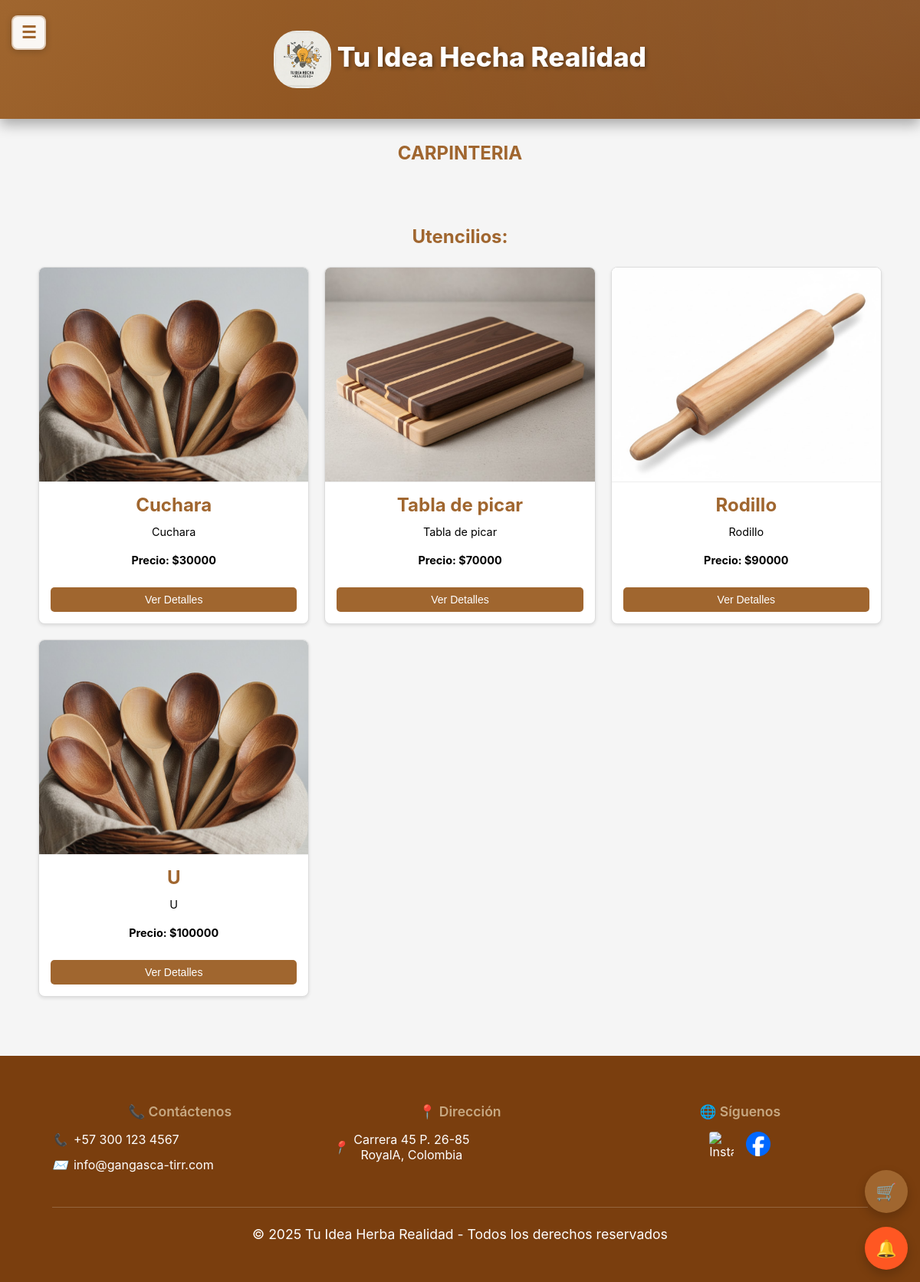
The page /tapiceria/ on the database its author committed.
### core/models.py (models this page shows)
class Utensilios(models.Model):
    nombre6 = models.CharField(max_length=100)
    descripcion6 = models.CharField(max_length=250, default='', blank=True,null=True)
    precio6 = models.DecimalField(max_digits=10, decimal_places=2)
    imagen6 = models.ImageField(upload_to='uploads/productos/')
    cantidad_disponible = models.IntegerField(default=0)
    is_active = models.BooleanField(default=True)

### Productos/views.py (the view)
# urls.py: path('tapiceria/', views.tapiceria, name='tapiceria'),
def tapiceria(request):
    usernameCliente = request.session.get('usernameCliente')
    usuario = None
    if usernameCliente:
        try:
            usuario = UserClientes.objects.get(usernameCliente=usernameCliente)
        except UserClientes.DoesNotExist:
            pass
    utensilios = Utensilios.objects.filter(is_active=True)
    context = {
        'utensilios': utensilios,
        'usuario': usuario
    }
    return render(request, "Productos/tapiceria.html", context)

### core/context_processors.py (called while the page is built, shortened)
def idea_notifications(request):
    username_cliente = request.session.get('usernameCliente')
    username_empresa = request.session.get('usernameEmpresa')
    has_notif = False
    try:
        if username_cliente:
            has_notif = MensajeIdea.objects.filter(
                idea__autor=username_cliente,
                remitente_tipo='empresa',
                leido=False
            ).exists()
    except Exception as e:
        print(f"Error en idea_notifications: {str(e)}")
        has_notif = False
    return {
        'has_idea_notifications': has_notif
    }

### Productos/templates/Productos/tapiceria.html (shortened to what this page needs)
<!DOCTYPE html>
<html lang="es">
<head>
    {% load static %}
    <link rel="stylesheet" href="{% static 'Productos/css/styles1.css' %}">
    <link rel="stylesheet" href="{% static 'core/css/responsive.css' %}">
</head>
<body>
<div class="main-content-wrapper">
  <header>
    <button class="sidebar-toggle" onclick="toggleSidebar()">☰</button>
    <h1 class="div" style="text-align: center;">
      <img src="{% static 'core/img/Gemini_Generated_Image_tzay6utzay6utzay.jfif' %}" alt="Logo" width="75" height="75">
      Tu Idea Hecha Realidad
    </h1>
  </header>
<section>
    <div>
        <h2>CARPINTERIA</h2>
        <section class="seccion-at">
            <div>
                <div>
                    <div>
                        <div>
                            <div>
                                <h3>Utencilios:</h3>
                            </div>
                        </div>
                    </div>
                    <div class="contenedor-articulos" id="contenedorArticulos">
                        {% for utensilio in utensilios %}
                        <div class="articulo">
                            {% if utensilio.imagen6 %}
                            <img src="{{ utensilio.imagen6.url }}" alt="{{ utensilio.nombre6 }}">
                            {% else %}
                            <img src="{% static 'Productos/img/Cucharas.jpg' %}" alt="{{ utensilio.nombre6 }}">
                            {% endif %}
                            <div class="contenido-articulo">
                                <h3>{{ utensilio.nombre6 }}</h3>
                                <p>{{ utensilio.descripcion6 }}</p>
                                <p><strong>Precio: ${{ utensilio.precio6|floatformat:0 }}</strong></p>
                                <button class="btn-ver-detalles" onclick="mostrarDetalles('utensilio', {{ utensilio.id }}, '{{ utensilio.nombre6 }}', '{{ utensilio.descripcion6 }}', {{ utensilio.precio6 }}, '{% if utensilio.imagen6 %}{{ utensilio.imagen6.url }}{% else %}{% static 'Productos/img/Cucharas.jpg' %}{% endif %}')">Ver Detalles</button>
                            </div>
                        </div>
                        {% endfor %}
                    </div>
                </div>
            </div>
        </section>
    </div>
</section>
    <footer>
        <div class="footer-content">
            <div class="footer-section">
                <h3 class="footer-title">📞 Contáctenos</h3>
                <div class="footer-info">
                    <i>📞</i>
                    <span>+57 300 123 4567</span>
                </div>
                <div class="footer-info">
                    <i>✉️</i>
                    <span>info@gangasca-tirr.com</span>
                </div>
            </div>
            <div class="footer-section">
                <h3 class="footer-title">📍 Dirección</h3>
                <div class="footer-info">
                    <i>📍</i>
                    <span>Carrera 45 P. 26-85<br>RoyalA, Colombia</span>
                </div>
            </div>
            <div class="footer-section">
                <h3 class="footer-title">🌐 Síguenos</h3>
                <div class="footer-social">
                    <a href="https://www.instagram.com/tu_idea_hecha_realidad?igsh=Y3ByM2lyZGcwNHVy" class="social-icon-img" aria-label="Instagram">
                        <img src="{% static 'core/img/Instagram.webp' %}" alt="Instagram" class="social-logo" width="24" height="24">
                    </a>
                    <a href="https://www.facebook.com/share/1ACEVZbZHV/" class="social-icon-img" aria-label="Facebook">
                        <img src="{% static 'core/img/Facebook.png' %}" alt="Facebook" class="social-logo" width="24" height="24">
                    </a>
                </div>
            </div>
        </div>
        <div class="footer-bottom">
            <p>© 2025 Tu Idea Herba Realidad - Todos los derechos reservados</p>
        </div>
    </footer>
</div>
{% include 'core/floating_buttons.html' %}
{% include 'core/modal_notificaciones.html' %}
</body>
</html>

### core/static/core/css/responsive.css (style rules this page uses)
html { overflow-x: hidden; width: 100%; max-width: 100vw; }
body { overflow-x: hidden; width: 100%; max-width: 100vw; margin: 0; padding: 0; }
* { box-sizing: border-box; }
.sidebar-toggle { display: flex !important; position: fixed !important; top: 20px !important; left: 15px !important; z-index: 10003 !important; background: rgba(255, 255, 255, 0.95); color: #A0662F; border: 2px solid rgba(160, 102, 47, 0.3); width: 45px; height: 45px; border-radius: 8px; cursor: pointer; box-shadow: 0 2px 8px rgba(0, 0, 0, 0.2); transition: all 0.3s ease; font-size: 22px; align-items: center; justify-content: center; font-weight: bold; }
@media screen and (min-width: 1025px) and (max-width: 1366px) { .sidebar-toggle { display: flex !important; position: fixed !important; top: 20px !important; left: 15px !important; z-index: 10003 !important; align-items: center; justify-content: center; } }
@media screen and (min-width: 1025px) and (max-width: 1366px) { .main-content-wrapper { margin-left: 0 !important; width: 100% !important; padding: 0 20px 20px 20px; } }
@media screen and (min-width: 1025px) and (max-width: 1366px) { .contenedor-articulos { grid-template-columns: repeat(auto-fill, minmax(280px, 1fr)); gap: 20px; } }
@media screen and (min-width: 1025px) and (max-width: 1366px) { header h1 { font-size: 2.2rem; } }
@media screen and (min-width: 1025px) and (max-width: 1366px) { .footer-content { flex-direction: row; flex-wrap: wrap; gap: 2rem; } }
@media screen and (min-width: 1025px) and (max-width: 1366px) { .footer-section { flex: 1 1 30%; min-width: 200px; } }

### rows shown on the page
Utensilios: imagen6 (picture), nombre6 "Cuchara", descripcion6 "Cuchara", precio6 "30000"
Utensilios: imagen6 (picture), nombre6 "Tabla de picar", descripcion6 "Tabla de picar", precio6 "70000"
Utensilios: imagen6 (picture), nombre6 "Rodillo", descripcion6 "Rodillo", precio6 "90000"
Utensilios: imagen6 (picture), nombre6 "U", descripcion6 "U", precio6 "100000"
